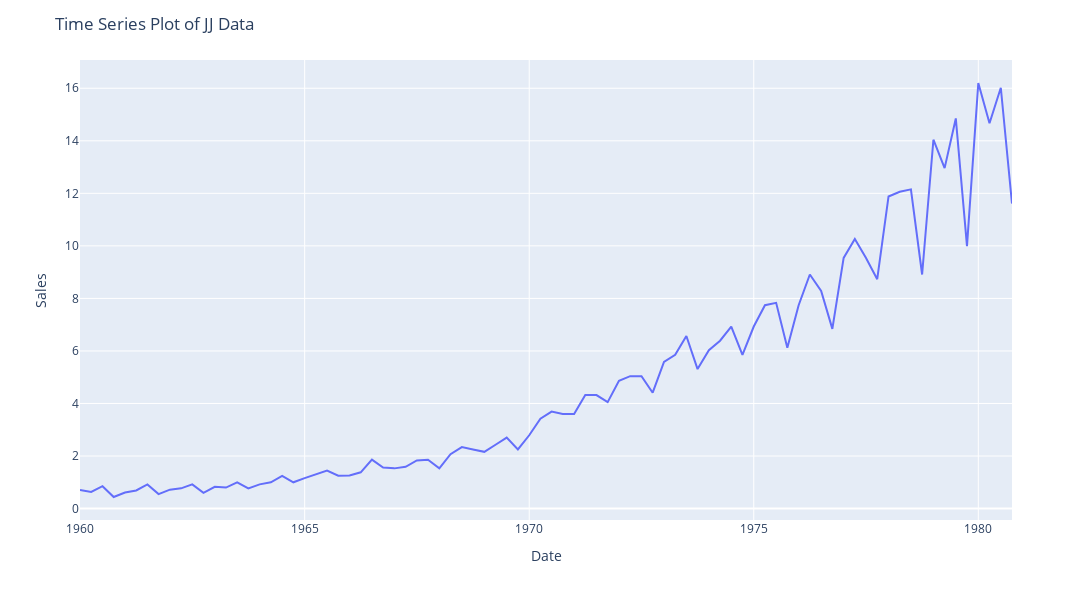

Write notebook code for a chart like this one.
### Code cell
fig = go.Figure()
fig = px.line(jj, x=jj.index, y=jj['sales'])
fig.update_layout(title='Time Series Plot of JJ Data', xaxis_title='Date', yaxis_title='Sales', width=1100, height=600)

### Figure 1 — Plotly figure (JSON) as saved in the notebook; plotly's stock layout.template omitted (floating-point values rounded to 4 significant figures)
{"data": [{"hovertemplate": "date=%{x}<br>sales=%{y}<extra></extra>", "legendgroup": "", "line": {"color": "#636efa", "dash": "solid"}, "marker": {"symbol": "circle"}, "mode": "lines", "name": "", "orientation": "v", "showlegend": false, "type": "scatter", "x": ["1960-01-01", "1960-04-01", "1960-07-02", "1960-10-01", "1961-01-01", "1961-04-02", "1961-07-02", "1961-10-01", "1962-01-01", "1962-04-02", "1962-07-02", "1962-10-01", "1963-01-01", "1963-04-02", "1963-07-02", "1963-10-01", "1964-01-01", "1964-04-01", "1964-07-02", "1964-10-01", "1965-01-01", "1965-04-02", "1965-07-02", "1965-10-01", "1966-01-01", "1966-04-02", "1966-07-02", "1966-10-01", "1967-01-01", "1967-04-02", "1967-07-02", "1967-10-01", "1968-01-01", "1968-04-01", "1968-07-02", "1968-10-01", "1969-01-01", "1969-04-02", "1969-07-02", "1969-10-01", "1970-01-01", "1970-04-02", "1970-07-02", "1970-10-01", "1971-01-01", "1971-04-02", "1971-07-02", "1971-10-01", "1972-01-01", "1972-04-01", "1972-07-02", "1972-10-01", "1973-01-01", "1973-04-02", "1973-07-02", "1973-10-01", "1974-01-01", "1974-04-02", "1974-07-02", "1974-10-01", "1975-01-01", "1975-04-02", "1975-07-02", "1975-10-01", "1976-01-01", "1976-04-01", "1976-07-02", "1976-10-01", "1977-01-01", "1977-04-02", "1977-07-02", "1977-10-01", "1978-01-01", "1978-04-02", "1978-07-02", "1978-10-01", "1979-01-01", "1979-04-02", "1979-07-02", "1979-10-01", "1980-01-01", "1980-04-01", "1980-07-02", "1980-10-01"], "xaxis": "x", "y": [0.71, 0.63, 0.85, 0.44, 0.61, 0.69, 0.92, 0.55, 0.72, 0.77, 0.92, 0.6, 0.83, 0.8, 1.0, 0.77, 0.92, 1.0, 1.24, 1.0, 1.16, 1.3, 1.45, 1.25, 1.26, 1.38, 1.86, 1.56, 1.53, 1.59, 1.83, 1.86, 1.53, 2.07, 2.34, 2.25, 2.16, 2.43, 2.7, 2.25, 2.79, 3.42, 3.69, 3.6, 3.6, 4.32, 4.32, 4.05, 4.86, 5.04, 5.04, 4.41, 5.58, 5.85, 6.57, 5.31, 6.03, 6.39, 6.93, 5.85, 6.93, 7.74, 7.83, 6.12, 7.74, 8.91, 8.28, 6.84, 9.54, 10.26, 9.54, 8.73, 11.88, 12.06, 12.15, 8.91, 14.04, 12.96, 14.85, 9.99, 16.2, 14.67, 16.02, 11.61], "yaxis": "y"}], "layout": {"height": 600, "legend": {"tracegroupgap": 0}, "margin": {"t": 60}, "title": {"text": "Time Series Plot of JJ Data"}, "width": 1100, "xaxis": {"anchor": "y", "domain": [0, 1], "title": {"text": "Date"}}, "yaxis": {"anchor": "x", "domain": [0, 1], "title": {"text": "Sales"}}}}
